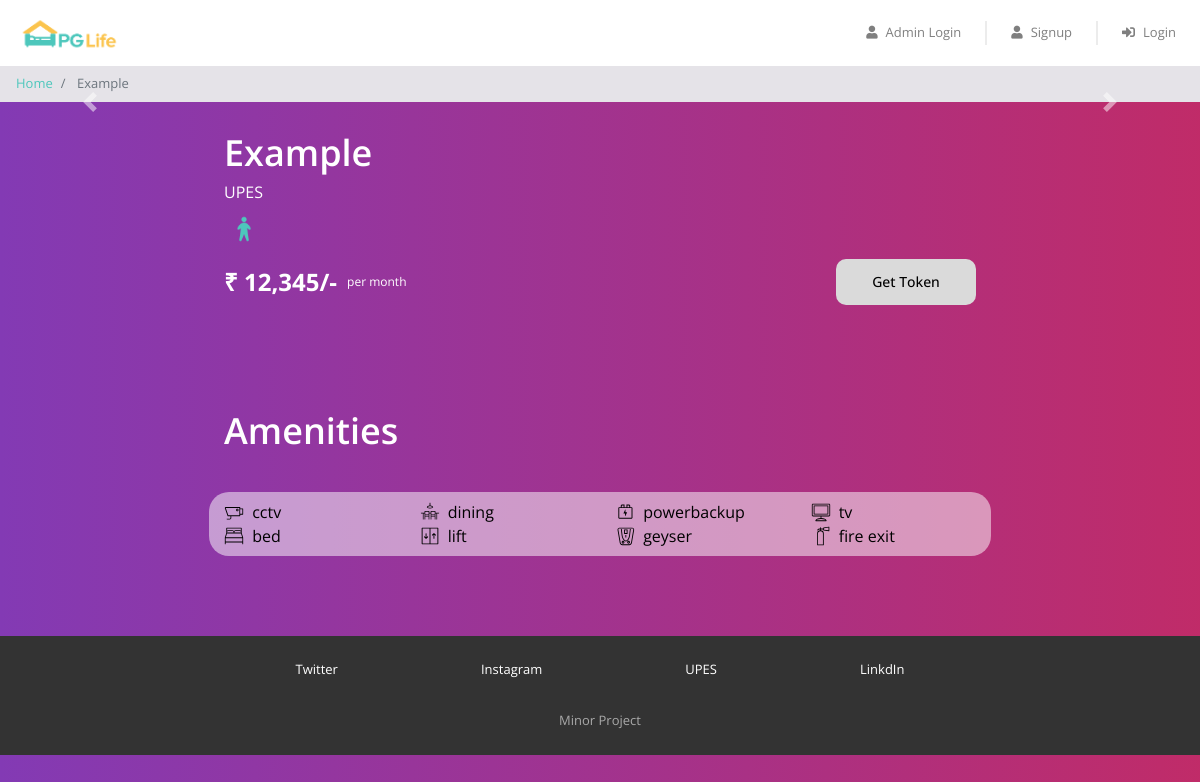
Page /property_detail.php?property_id=45 on the committed database.
### tables this page shows
CREATE TABLE `properties` (
  `id` tinyint(125) UNSIGNED NOT NULL,
  `name` varchar(255) NOT NULL,
  `address` text NOT NULL,
  `gender` varchar(255) NOT NULL,
  `rent` int(255) NOT NULL
);

CREATE TABLE `amenities` (
  `id` int(255) UNSIGNED NOT NULL,
  `amenitie0` varchar(255) DEFAULT NULL,
  `amenitie1` varchar(255) DEFAULT NULL,
  `amenitie2` varchar(255) DEFAULT NULL,
  `amenitie3` varchar(255) DEFAULT NULL,
  `amenitie4` varchar(255) DEFAULT NULL,
  `amenitie5` varchar(255) DEFAULT NULL,
  `amenitie6` varchar(255) DEFAULT NULL,
  `amenitie7` varchar(255) DEFAULT NULL,
  `amenitie8` varchar(255) DEFAULT NULL,
  `amenitie9` varchar(255) DEFAULT NULL,
  `amenitie10` varchar(255) DEFAULT NULL,
  `amenitie11` varchar(255) DEFAULT NULL,
  `amenitie12` varchar(255) DEFAULT NULL,
  `amenitie13` varchar(255) DEFAULT NULL,
  `amenitie14` varchar(255) DEFAULT NULL,
  `amenitie15` varchar(255) DEFAULT NULL
);

### property_detail.php (the view, shortened to what this page needs)
<?php
require "includes/database_connect.php";
$user_id = isset($_SESSION['user_id']) ? $_SESSION['user_id'] : NULL;
$property_id = $_GET["property_id"];
$sql_1 = "SELECT * FROM properties WHERE id = $property_id";
$result_1 = mysqli_query($conn, $sql_1);
$property = mysqli_fetch_assoc($result_1);
$sql_3 = "SELECT p.id,p.name,p.address,p.gender,p.rent,a.id,a.amenitie0,a.amenitie1,a.amenitie2,a.amenitie3,a.amenitie4,a.amenitie5,a.amenitie6,a.amenitie7,a.amenitie8,a.amenitie9,a.amenitie10,a.amenitie11,a.amenitie12,a.amenitie13,a.amenitie14,a.amenitie15
FROM properties p
INNER JOIN amenities a
ON p.id = a.id
WHERE a.id = $property_id";
$result_3 = mysqli_query($conn, $sql_3);
$amenities = mysqli_fetch_all($result_3, MYSQLI_ASSOC);
?>
<!DOCTYPE html>
<html lang="en">
<head>
    <?php
    include "includes/head_links.php";
    ?>
    <link href="css/property_detail.css" rel="stylesheet" />
    <link href="css/extra.css" rel="stylesheet" />
</head>
<body class="anim" style="color: black;">
    <?php
    include "includes/header.php";
    ?>
    <nav aria-label="breadcrumb">
        <ol class="breadcrumb py-2">
            <li class="breadcrumb-item">
                <a href="index.php">Home</a>
            </li>
            <li class="breadcrumb-item active" aria-current="page">
                <?= $property['name']; ?>
            </li>
        </ol>
    </nav>
    <div id="property-images" class="carousel slide" data-ride="carousel">
        <a class="carousel-control-prev" href="#property-images" role="button" data-slide="prev">
            <span class="carousel-control-prev-icon" aria-hidden="true"></span>
        </a>
        <a class="carousel-control-next" href="#property-images" role="button" data-slide="next">
            <span class="carousel-control-next-icon" aria-hidden="true"></span>
        </a>
    </div>
    <div class="property-summary page-container" style="color: white;">
        <div class="detail-container">
            <div class="property-name"><?= $property['name'] ?></div>
            <div class="property-address" style="color: white;"><?= $property['address'] ?></div>
            <div class="property-gender">
                <?php
                if ($property['gender'] == "male") {
                ?>
                    <img src="img/male.png">
                <?php
                } else {
                ?>
                    <img src="img/female.png">
                <?php
                }
                ?>
            </div>
        </div>
        <div class="row no-gutters">
            <div class="rent-container col-6">
                <div class="rent">₹ <?= number_format($property['rent']) ?>/-</div>
                <div class="rent-unit" style="color: white;">per month</div>
            </div>
            <div class="button-container col-6">
                <?php
                if ($user_id != NULL) {
                ?>
                    <div class="filter-bar row justify-content-around">
                        <button class="btn b" data-toggle="modal" data-target="#booking-modal">
                            <span>Get Token</span>
                        </button>
                    </div>
                <?php
                } else {
                ?>
                    <a class="btn b" href="#" data-toggle="modal" data-target="#login-modal">Get Token</a>
                <?php
                }
                ?>
            </div>
        </div>
    </div>
    <div class="property-amenities anim" style="color: white;">
        <div class="page-container">
            <h1>Amenities</h1>
            <?php
            foreach ($amenities as $amenity) {
            ?>
                <div class="row justify-content-between a1" style="color: black;">
                    <div class="col-md-3">
                        <div class="amenity-container">
                            <?php
                            if ($amenity['amenitie0'] == "cctv") {
                            ?>
                                <img src="img/amenities/<?= $amenity['amenitie0'] ?>.svg">
                                <span><?= $amenity['amenitie0'] ?></span><br />
                            <?php
                            }
                            ?>
                            <?php
                            if ($amenity['amenitie2'] == "bed") {
                            ?>
                                <img src="img/amenities/<?= $amenity['amenitie2'] ?>.svg">
                                <span><?= $amenity['amenitie2'] ?></span><br />
                            <?php
                            }
                            ?>
                        </div>
                    </div>
                    <div class="col-md-3">
                        <div class="amenity-container">
                            <?php
                            if ($amenity['amenitie4'] == "dining") {
                            ?>
                                <img src="img/amenities/<?= $amenity['amenitie4'] ?>.svg">
                                <span><?= $amenity['amenitie4'] ?></span><br />
                            <?php
                            }
                            ?>
                            <?php
                            if ($amenity['amenitie6'] == "lift") {
                            ?>
                                <img src="img/amenities/<?= $amenity['amenitie6'] ?>.svg">
                                <span><?= $amenity['amenitie6'] ?></span><br />
                            <?php
                            }
                            ?>
                        </div>
                    </div>
                    <div class="col-md-3">
                        <div class="amenity-container">
                            <?php
                            if ($amenity['amenitie8'] == "powerbackup") {
                            ?>
                                <img src="img/amenities/<?= $amenity['amenitie8'] ?>.svg">
                                <span><?= $amenity['amenitie8'] ?></span><br />
                            <?php
                            }
                            ?>
                            <?php
                            if ($amenity['amenitie10'] == "geyser") {
                            ?>
                                <img src="img/amenities/<?= $amenity['amenitie10'] ?>.svg">
                                <span><?= $amenity['amenitie10'] ?></span><br />
                            <?php
                            }
                            ?>
                        </div>
                    </div>
                    <div class="col-md-3">
                        <div class="amenity-container">
                            <?php if ($amenity['amenitie12'] == "tv") {
                            ?>
                                <img src="img/amenities/<?= $amenity['amenitie12'] ?>.svg">
                                <span><?= $amenity['amenitie12'] ?></span><br />
                            <?php
                            }
                            ?>
                            <?php
                            if ($amenity['amenitie14'] == "fire exit") {
                            ?>
                                <img src="img/amenities/<?= $amenity['amenitie14'] ?>.svg">
                                <span><?= $amenity['amenitie14'] ?></span><br />
                            <?php
                            }
                            ?>
                        </div>
                    </div>
                </div>
            <?php
            }
            ?>
        </div>
    </div>
    <?php
    include "includes/footer.php";
    ?>
</body>
</html>

### css/common.css (style rules this page uses)
* { box-sizing: border-box; font-family: 'Open Sans', sans-serif; }
body { color: #373737; font-size: 16px; position: relative; }
h1, h2, h3, h4, h5, h6 { font-weight: 600; }
h1 { font-size: 36px; margin-bottom: 40px; }
.breadcrumb { background-color: #e5e3e8; font-size: 13px; border-radius: 0px; margin-bottom: 0px; }
.page-container { max-width: 800px; padding: 80px 24px; margin: auto; }

### css/property_detail.css (style rules this page uses)
.property-summary { padding: 24px; }
.property-amenities, .property-rating { background-color: #fcfaf7; }
.detail-container { padding-bottom: 10px; }
.property-name { font-size: 36px; font-weight: 600; }
.property-address { color: #6f6f6f; font-size: 16px; padding-bottom: 5px; }
.property-gender img { width: 40px; }
.rent-container { display: flex; align-items: center; }
.rent { font-size: 24px; font-weight: bold; padding-right: 10px; }
.rent-unit { color: #6f6f6f; font-size: 12px; }
.button-container .btn { font-size: 14px; border-radius: 0px; width: 140px; float: right; }
.amenity-container { margin: 8px 0px; }
.amenity-container img { height: 20px; margin-top: -4px; margin-right: 4px; }

### css/extra.css (style rules this page uses)
.b { padding: 0.9em 1.6em; border: none; outline: none; color: rgb(0, 0, 0); font-family: inherit; font-weight: 500; font-size: 17px; cursor: pointer; position: relative; z-index: 0; border-radius: 12px; }
.b::after { content: ""; z-index: -1; position: absolute; width: 100%; height: 100%; background-color: rgb(218, 218, 218); color: #FFF; left: 0; top: 0; border-radius: 10px; }
.b::before { content: ""; background: linear-gradient( 45deg, #FF0000, #002BFF, #FF00C8, #002BFF, #FF0000, #002BFF, #FF00C8, #002BFF); position: absolute; top: -2px; left: -2px; background-size: 600%; z-index: -1; width: calc(100% + 4px); height: calc(100% + 4px); filter: blur(8px); animation: glowing 20s linear infinite; transition: opacity .3s ease-in-out; border-radius: 10px; opacity: 0; }
body { color: white; background: linear-gradient( to right, #833ab4, #fd1d1d, #fcb045); background-size: 400% 400%; animation: animate-background 50s infinite ease-in-out; }
.anim { background: linear-gradient( to right, #833ab4, #fd1d1d, #fcb045); background-size: 400% 400%; animation: animate-bg 50s infinite ease-in-out; }
.a1 { background-color: #ffffff80; border-radius: 20px; }

### rows in the picture
properties: name "Example", address "UPES", rent "12,345", amenities.amenitie0 (picture), amenities.amenitie0 "cctv", amenities.amenitie2 "bed", amenities.amenitie4 (picture), amenities.amenitie4 "dining", amenities.amenitie6 (picture), amenities.amenitie6 "lift", amenities.amenitie8 (picture), amenities.amenitie8 "powerbackup", amenities.amenitie10 (picture), amenities.amenitie10 "geyser", amenities.amenitie12 "tv", amenities.amenitie14 (picture), amenities.amenitie14 "fire exit"
